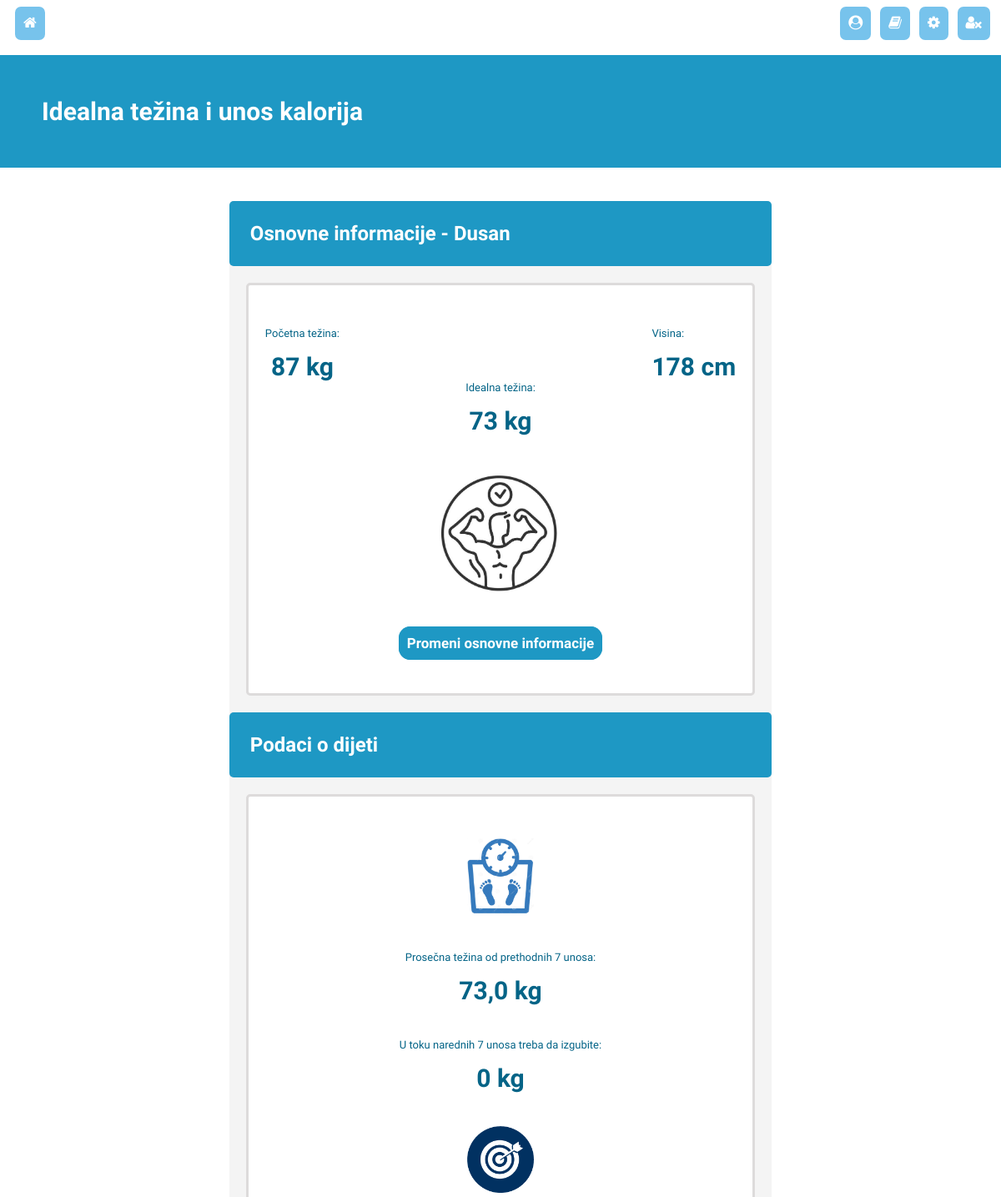
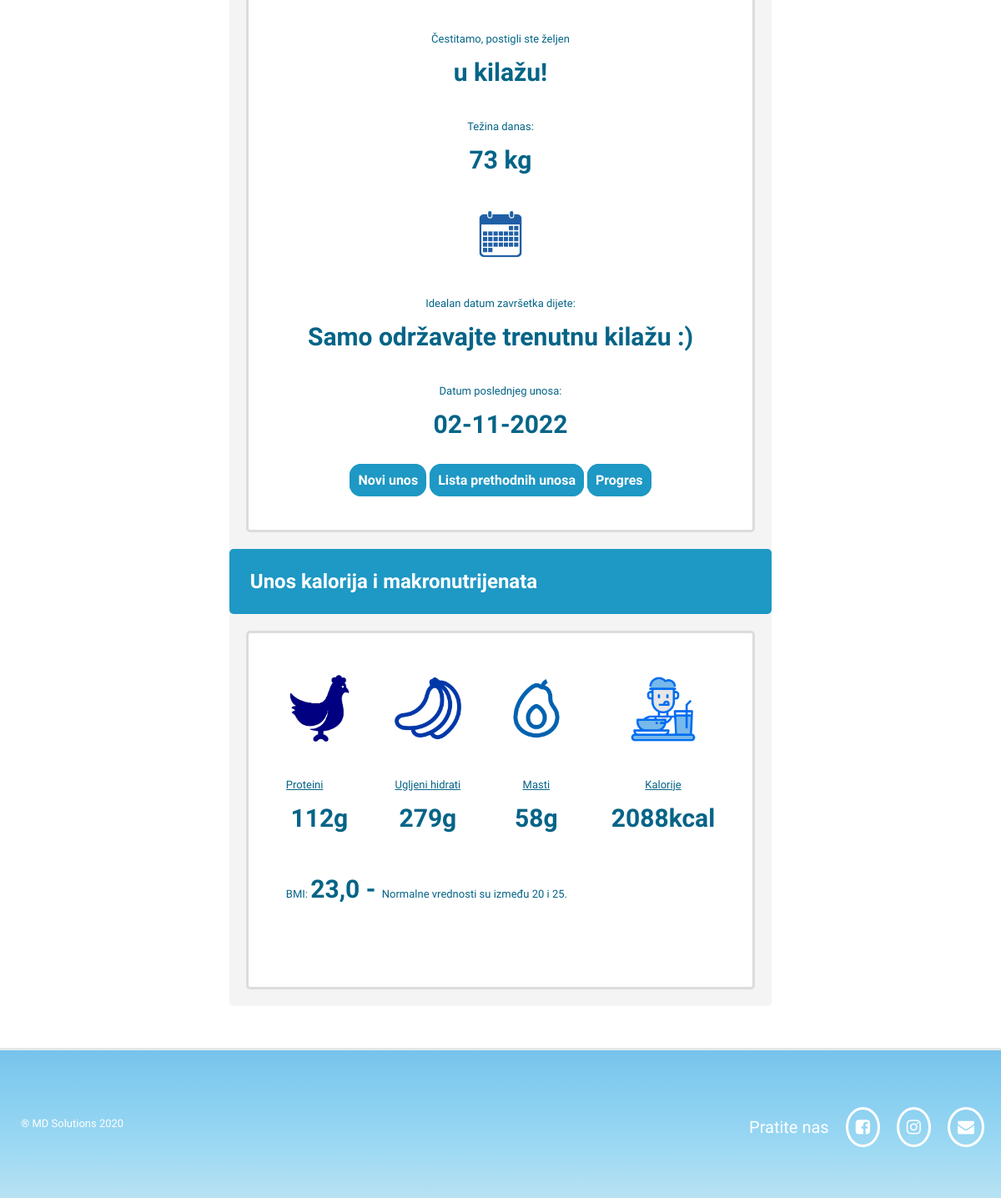
Page /overview/ (signed in) on the committed database (2 pictures, top to bottom).
### dijeta_je_meta/models.py (models this page shows, shortened)
class StartUserWeightAndHeight(models.Model):
    owner = models.ForeignKey(User, on_delete=models.CASCADE)
    ime = models.CharField(max_length=25, default="")
    pocetna_tezina = models.IntegerField(
        default=0,
        validators=[
            MaxValueValidator(400),
            MinValueValidator(45)
        ]
    )
    visina = models.IntegerField(
        default=0,
        validators=[
            MaxValueValidator(250),
            MinValueValidator(140)
        ]
    )
    pol_m = "Muški"
    pol_z = "Ženski"
    polovi = [
        (pol_m,"Muški"),
        (pol_z,"Ženski")
    ]
    pol = models.CharField(max_length=6, choices=polovi,default=pol_m)

class CurrentWeight(models.Model):
    owner = models.ForeignKey(User, on_delete=models.CASCADE,blank=True)
    date_added = models.DateTimeField(auto_now_add=True)
    trenutna_tezina = models.IntegerField(
              default=0,
        validators=[
            MaxValueValidator(400),
            MinValueValidator(45)
        ]
    )
    detalji = models.TextField(blank=True)
    class Meta:
       ordering = ['-date_added']

### dijeta_je_meta/views.py (the view)
# urls.py: path("overview/", views.userinfo, name='userinfo'),
@login_required
def userinfo(request):
    info =  request.user.startuserweightandheight_set.all()
    context ={'info':info}
    if StartUserWeightAndHeight.objects.filter(owner=request.user):
        trenutna_tezina = StartUserWeightAndHeight.objects.filter(owner=request.user).first().pocetna_tezina
        idealna_tezina = round(ideal_weight(request))
        bmi = round(StartUserWeightAndHeight.objects.filter(owner=request.user).first().pocetna_tezina / pow(StartUserWeightAndHeight.objects.filter(owner=request.user).first().visina/100,2),1)
        macro_instance = WeightAndMacros(idealna_tezina,trenutna_tezina)
        macro_instance.calculate_macros(context)
        macro_instance.weight_diff(context)
        context['bmi'] = bmi
        context['trenutna_tezina'] = round(trenutna_tezina,1)
    if len(CurrentWeight.objects.filter(owner=request.user)) > 0:
       trenutna_tezina = CurrentWeight.objects.filter(owner=request.user).first().trenutna_tezina
       poslednji_unos = CurrentWeight.objects.filter(owner=request.user).first().date_added
       context['trenutna_tezina'] = trenutna_tezina
       context['poslednji_unos']=poslednji_unos
    if len(CurrentWeight.objects.filter(owner=request.user)) > 6:
        week = round(week_avg(request),1)
        bmi = round(week / pow(StartUserWeightAndHeight.objects.filter(owner=request.user).first().visina/100,2),1)
        macro_instance = WeightAndMacros(idealna_tezina,week)
        macro_instance.calculate_macros(context)
        macro_instance.weight_diff(context)
        context['bmi'] = bmi
        context['week_avg'] = week
    return render(request, "dijeta_je_meta/userinfo.html", context)

### dijeta_je_meta/views.py (called while the page is built)
def week_avg(request):
    counter = 6
    counter2 = 0
    while len(CurrentWeight.objects.filter(owner=request.user)) > counter:
        c = CurrentWeight.objects.filter(owner=request.user).order_by('date_added')[counter2:counter+1]
        counter += 7
        counter2 += 7
        week_avg = 0
        for i in range(7): # Sa for loopom ides kroz elemente liste koju si iznad napravio u query-ju!
            week_avg += c[i].trenutna_tezina
        week_avg = round(week_avg/7,2)
    return week_avg

def ideal_weight(request):
    if StartUserWeightAndHeight.objects.filter(owner=request.user):
        if StartUserWeightAndHeight.objects.filter(owner=request.user).first().pol == "Мuški":
           ideal_kg = 50+(0.91*(StartUserWeightAndHeight.objects.filter(owner=request.user).first().visina-152.4))
        else:
            ideal_kg = 50+(0.91*(StartUserWeightAndHeight.objects.filter(owner=request.user).first().visina-152.4))
        return ideal_kg

    def calculate_macros(self,context):
     context['proteini'] = self.protein
     context['idealna_tezina'] = self.idealna
     if self.trenutna > self.idealna:
        self.calories = self.calories - ((self.trenutna*2.2*13)*25/100)
        fat = round(self.calories*25/100/9)
        carbs = round(((self.calories- (self.protein*4 + fat*9))/4))
     elif self.trenutna < self.idealna:
        self.calories = self.calories + ((self.trenutna*2.2*13)*25/100)
        fat = round(self.calories*25/100/9)
        carbs = round((self.calories - (self.protein*4 + fat*9))/4)
     else:
        fat = round(self.calories*25/100/9)
        carbs = round((self.calories - (self.protein*4 + fat*9))/4)
     context['kalorije'] = round(self.calories)
     context['masti'] = fat
     context['carbs'] = carbs
     return context

### dijeta_je_meta/templates/dijeta_je_meta/userinfo.html (shortened to what this page needs)
{% extends "dijeta_je_meta/base.html" %}
{% load static %}
{% block content %}
<p id="first-header">Idealna težina i unos kalorija</p>
<div class="center-main">
<div id="userinfo">
  {% for i in info %}
    <h2 class="info-header">Osnovne informacije - {{i.ime}}</h2>
    <div class="inner-info">
      <div class="info-flex">
        <div id="space">
          <p>Početna težina:</p>
          <p class="info-highlight"> {{i.pocetna_tezina}} kg</p>
        </div>
        <div>
          <p>Visina:</p>
          <p class="info-highlight"> {{i.visina}} cm</p>
        </div>
      </div>
      <div class="center">
        <div>
          <p>Idealna težina: </p>
          <p class="info-highlight">{{idealna_tezina}} kg</p>
        </div>
        <img src="../../static/dijeta_je_meta/images/ideal logo.png" alt="idealna tezina" class="resize">
      </div>
      <div class="center">
        <a href="{% url 'updateinfo' i.id %}" class="button" id="info-button">Promeni osnovne informacije</a>
      </div>
    </div>
    <h2 class="info-header">Podaci o dijeti</h2>
    <div class="center">
    <div class="inner-info">
      {% if week_avg > 0 %}
      <img src="../../static/dijeta_je_meta/images/scale_logo2.png" alt="idealna tezina" class="resize2" class="center">
      <div class="p-space">
        <p>Prosečna težina od prethodnih 7 unosa: </p>
        <p class="info-highlight"> {{week_avg}} kg </p>
      </div>
      {% else %}
      <img src="../../static/dijeta_je_meta/images/scale_logo2.png" alt="slika vage" class="resize2" class="center">
      <div class="p-space">
        <p>Prosečna težina od prethodnih 7 unosa: </p>
        <p class="info-highlight"> Nemate 7 unosa </p>
      </div>
      {% endif %}
      <div class="p-space">
        <p>{{prosek|slice:43}}</p>
        <p class="info-highlight">{{prosek|slice:"43:51"}}</p>
      </div>
      <img src="../../static/dijeta_je_meta/images/target-icon-png-17.png" alt="slika mete" class="resize2" class="center">
      <div class="p-space">
        <p>{{razlika|slice:30}}</p>
        <p class="info-highlight">{{razlika|slice:"30:"}}</p>
      </div>
      <div class="p-space">
        <p>Težina danas:</p>
        <p class="info-highlight">{{trenutna_tezina}} kg</p>
      </div>
      <img src="../../static/dijeta_je_meta/images/c1-removebg-preview.png" alt="slika kalendara" class="resize2" class="center">
      <div class="p-space">
        <p>{{kraj|slice:31}}</p>
        <p class="info-highlight">{{kraj|slice:"31:"}}</p>
      </div>
      {% if poslednji_unos %}
      <div class="p-space">
        <p>Datum poslednjeg unosa:</p>
        <p class="info-highlight">{{poslednji_unos|date:"d-m-Y"}}</p>
      </div>
      {% else %}
      <p>Datum poslednjeg unosa: - Nemate nijedan unos </p>
      {% endif %}
      <a href="{% url 'currentweight' %}"class="button">Novi unos</a>
      <a href="{% url 'weightlist' %}" class="button">Lista prethodnih unosa</a>
      <a href="{% url 'history' %}" class="button">Progres</a>
    </div>
  </div>
  <h2 class="info-header">Unos kalorija i makronutrijenata</h2>
  <div class="inner-info">
    <div class="info-flex">
      <div class="macro">
        <img src="../../static/dijeta_je_meta/images/images.png" alt="slika kokoske" class="resize2" class="center">
        <p class="underline">Proteini</p>
        <p class="info-highlight">{{proteini}}g</p>
      </div>
      <div class="macro">
        <div class="center">
        <img src="../../static/dijeta_je_meta/images/banana-3-xxl.png" alt="slika banane" class="resize2">
        <p class="underline">Ugljeni hidrati</p>
        <p class="info-highlight">{{carbs}}g</p>
      </div>
      </div>
      <div class="macro">
        <div class="center">
        <img src="../../static/dijeta_je_meta/images/png-clipart-computer-icons-avocado-fruit-avocados-food-text-removebg-preview.png" alt="slika banane" class="resize2">
        <p class="underline">Masti</p>
        <p class="info-highlight">{{masti}}g</p>
      </div>
      </div>
      <div class="macro">
        <div class="center">
        <img src="../../static/dijeta_je_meta/images/Screenshot_4-removebg-preview.png" alt="slika banane" class="resize2">
        <p class="underline">Kalorije</p>
        <p class="info-highlight">{{kalorije}}kcal</p>
      </div>
      </div>
    </div>
    <p class="macro">BMI: <span class="info-highlight">{{bmi}} - </span>Normalne vrednosti su između 20 i 25.</p>
  </div>
    {% empty %}
      <a href="{% url 'createinfo' %}">Unesite inicijani set podataka</a>
  {% endfor %}
</div>
</div>
{% endblock %}

### dijeta_je_meta/static/dijeta_je_meta/css/other.css (style rules this page uses)
html { font-family: 'Abril Fatface', cursive; font-family: 'Koulen', cursive; font-family: 'Life Savers', cursive; font-family: 'Merriweather', serif; font-family: 'Philosopher', sans-serif; font-family: 'Radio Canada', sans-serif; scroll-behavior: smooth; }
* { box-sizing: border-box; padding: 0; margin: 0; }
p { font-size: 25px; }
.button { padding: 7px; background-color: rgb(30, 152, 196); color: white; border-style: solid; border-radius: 14px; border-color: rgb(30, 152, 196); font-weight: 1000; text-decoration: none; }
#first-header { background-color: rgb(30, 152, 196); color: white; font-weight: bold; padding:50px; font-size: 30px; }
.center-main { margin-top: 40px; display: flex; justify-content: center; margin-bottom: 50px; }
#userinfo { background-color: rgb(244, 244, 244); border-radius: 5px; }
.info-header { background-color: rgb(30, 152, 196); color: white; font-weight: bold; padding: 25px; border-radius: 5px; }
.inner-info { padding-top: 50px; padding-bottom: 50px; padding-left: 20px; padding-right: 20px; border-radius: 5px; background-color: white; color: rgb(4, 100, 135); margin: 20px; border-color: rgb(221, 219, 219); border-style: solid; }
.info-flex { display: flex; flex-wrap: wrap; justify-content: center; }
#space { margin-right: auto; }
.center { text-align:center; position:relative; }
.resize { width: 150px; margin-top: 40px; margin-bottom: 40px; }
#info-button { text-align: center; margin-top: 15px; font-weight: bold; font-size: 17px; }
.info-highlight { text-align: center; margin-top: 15px; font-size: 30px; font-weight: bold; }
.p-space { margin-bottom: 40px; }
.resize2 { width: 80px; margin-bottom: 40px; }
.underline { text-decoration: underline; }
.macro { margin-bottom: 50px; padding-left: 25px; padding-right: 25px; }
@media all and (min-width: 1025px) and (max-width: 1200px) { p { font-size: 13px; } }

### rows in the picture
StartUserWeightAndHeight: ime "Dusan", pocetna_tezina "87", visina "178", idealna_tezina "73", week_avg "73,0", prosek "U toku narednih 7 unosa treba da izgubite:", prosek "0 kg", razlika "Čestitamo, postigli ste željen", razlika "u kilažu!", trenutna_tezina "73", kraj "Idealan datum završetka dijete:", kraj "Samo održavajte trenutnu kilažu :)", proteini "112", carbs "279", masti "58", kalorije "2088", bmi "23,0"
CurrentWeight: date_added "02-11-2022"
